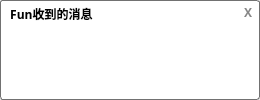
<?xml version="1.0" encoding="UTF-8"?>
<ui version="4.0">
 <class>Mymessagebox</class>
 <widget class="QWidget" name="Mymessagebox">
  <property name="geometry">
   <rect>
    <x>0</x>
    <y>0</y>
    <width>260</width>
    <height>100</height>
   </rect>
  </property>
  <property name="windowTitle">
   <string>Form</string>
  </property>
  <widget class="QWidget" name="widget" native="true">
   <property name="geometry">
    <rect>
     <x>0</x>
     <y>0</y>
     <width>260</width>
     <height>100</height>
    </rect>
   </property>
   <property name="styleSheet">
    <string notr="true">#widget{
background:white;
border-radius:3px;
border:1px solid rgb(113,113,113);
}</string>
   </property>
   <widget class="QLabel" name="label">
    <property name="geometry">
     <rect>
      <x>4</x>
      <y>4</y>
      <width>171</width>
      <height>20</height>
     </rect>
    </property>
    <property name="font">
     <font>
      <family>微软雅黑</family>
      <weight>75</weight>
      <bold>true</bold>
     </font>
    </property>
    <property name="text">
     <string>  Fun收到的消息</string>
    </property>
   </widget>
   <widget class="QLabel" name="label_2">
    <property name="geometry">
     <rect>
      <x>236</x>
      <y>0</y>
      <width>24</width>
      <height>24</height>
     </rect>
    </property>
    <property name="font">
     <font>
      <family>微软雅黑</family>
      <weight>75</weight>
      <bold>true</bold>
     </font>
    </property>
    <property name="styleSheet">
     <string notr="true">QLabel{
   color:rgb(134, 134, 134);;
}
QLabel:hover{
  background-color:rgb(212, 64, 39);
  color:rgb(255, 255, 255);
  border-top-right-radius:3px;
}</string>
    </property>
    <property name="text">
     <string>X</string>
    </property>
    <property name="alignment">
     <set>Qt::AlignCenter</set>
    </property>
   </widget>
   <widget class="QListWidget" name="listWidget">
    <property name="geometry">
     <rect>
      <x>1</x>
      <y>25</y>
      <width>258</width>
      <height>71</height>
     </rect>
    </property>
    <property name="styleSheet">
     <string notr="true">border:none;</string>
    </property>
   </widget>
  </widget>
 </widget>
 <resources/>
 <connections/>
</ui>
